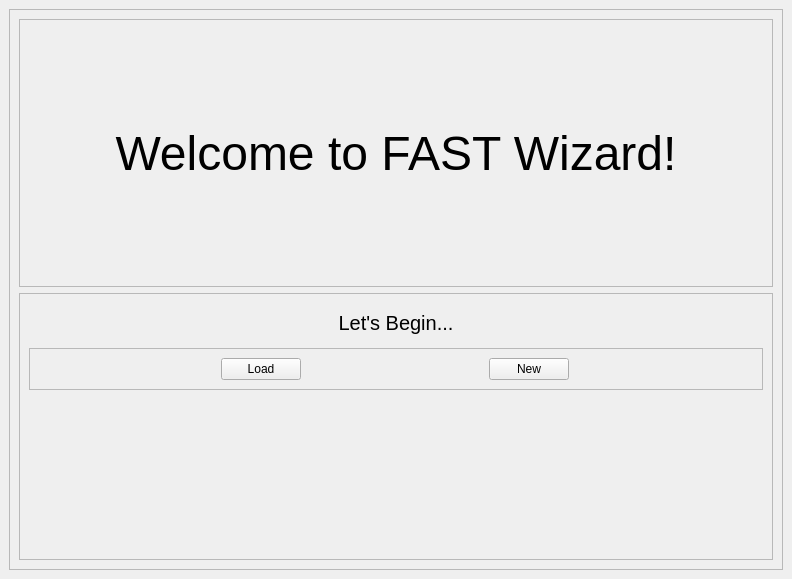
<?xml version="1.0" encoding="UTF-8"?>
<ui version="4.0">
 <class>MainWindow</class>
 <widget class="QMainWindow" name="MainWindow">
  <property name="geometry">
   <rect>
    <x>0</x>
    <y>0</y>
    <width>792</width>
    <height>579</height>
   </rect>
  </property>
  <property name="windowTitle">
   <string>FAST</string>
  </property>
  <property name="accessibleName">
   <string>0</string>
  </property>
  <widget class="QWidget" name="centralwidget">
   <property name="enabled">
    <bool>true</bool>
   </property>
   <property name="maximumSize">
    <size>
     <width>798</width>
     <height>572</height>
    </size>
   </property>
   <layout class="QVBoxLayout" name="verticalLayout_2">
    <property name="sizeConstraint">
     <enum>QLayout::SetMinAndMaxSize</enum>
    </property>
    <item>
     <widget class="QFrame" name="Central_frame">
      <property name="frameShape">
       <enum>QFrame::StyledPanel</enum>
      </property>
      <property name="frameShadow">
       <enum>QFrame::Raised</enum>
      </property>
      <layout class="QGridLayout" name="gridLayout_4">
       <item row="0" column="0">
        <widget class="QFrame" name="Top_Frame">
         <property name="frameShape">
          <enum>QFrame::StyledPanel</enum>
         </property>
         <property name="frameShadow">
          <enum>QFrame::Raised</enum>
         </property>
         <layout class="QGridLayout" name="gridLayout_2">
          <item row="0" column="0">
           <widget class="QLabel" name="Welcome_message">
            <property name="font">
             <font>
              <pointsize>36</pointsize>
             </font>
            </property>
            <property name="accessibleName">
             <string notr="true"/>
            </property>
            <property name="text">
             <string>Welcome to FAST Wizard!</string>
            </property>
            <property name="alignment">
             <set>Qt::AlignCenter</set>
            </property>
            <property name="wordWrap">
             <bool>true</bool>
            </property>
           </widget>
          </item>
         </layout>
        </widget>
       </item>
       <item row="1" column="0">
        <widget class="QFrame" name="Bottom_Frame">
         <property name="frameShape">
          <enum>QFrame::StyledPanel</enum>
         </property>
         <property name="frameShadow">
          <enum>QFrame::Raised</enum>
         </property>
         <layout class="QVBoxLayout" name="verticalLayout_3">
          <item>
           <widget class="QLabel" name="Begin_message">
            <property name="font">
             <font>
              <pointsize>15</pointsize>
             </font>
            </property>
            <property name="text">
             <string>Let's Begin...</string>
            </property>
            <property name="alignment">
             <set>Qt::AlignCenter</set>
            </property>
            <property name="wordWrap">
             <bool>true</bool>
            </property>
           </widget>
          </item>
          <item>
           <widget class="QFrame" name="frame">
            <property name="frameShape">
             <enum>QFrame::StyledPanel</enum>
            </property>
            <property name="frameShadow">
             <enum>QFrame::Raised</enum>
            </property>
            <layout class="QHBoxLayout" name="horizontalLayout">
             <item>
              <widget class="QPushButton" name="Load_file_button">
               <property name="sizePolicy">
                <sizepolicy hsizetype="Maximum" vsizetype="Fixed">
                 <horstretch>0</horstretch>
                 <verstretch>0</verstretch>
                </sizepolicy>
               </property>
               <property name="text">
                <string>Load</string>
               </property>
              </widget>
             </item>
             <item>
              <widget class="QPushButton" name="New_file_button">
               <property name="sizePolicy">
                <sizepolicy hsizetype="Maximum" vsizetype="Fixed">
                 <horstretch>0</horstretch>
                 <verstretch>0</verstretch>
                </sizepolicy>
               </property>
               <property name="text">
                <string>New</string>
               </property>
              </widget>
             </item>
            </layout>
           </widget>
          </item>
          <item>
           <spacer name="verticalSpacer">
            <property name="orientation">
             <enum>Qt::Vertical</enum>
            </property>
            <property name="sizeType">
             <enum>QSizePolicy::Fixed</enum>
            </property>
            <property name="sizeHint" stdset="0">
             <size>
              <width>20</width>
              <height>160</height>
             </size>
            </property>
           </spacer>
          </item>
         </layout>
        </widget>
       </item>
      </layout>
     </widget>
    </item>
   </layout>
  </widget>
 </widget>
 <resources/>
 <connections/>
</ui>
